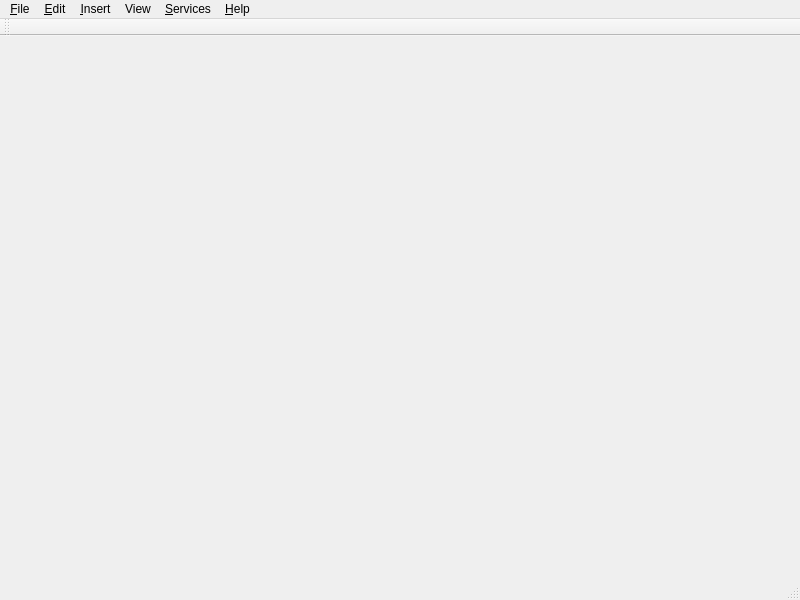
<ui version="4.0" >
 <class>MainWindow</class>
 <widget class="QMainWindow" name="MainWindow" >
  <property name="geometry" >
   <rect>
    <x>0</x>
    <y>0</y>
    <width>800</width>
    <height>600</height>
   </rect>
  </property>
  <property name="windowTitle" >
   <string>QTM [*]</string>
  </property>
  <property name="layoutDirection" >
   <enum>Qt::LeftToRight</enum>
  </property>
  <property name="toolButtonStyle" >
   <enum>Qt::ToolButtonTextUnderIcon</enum>
  </property>
  <widget class="QWidget" name="centralWidget" />
  <widget class="QMenuBar" name="menuBar" >
   <property name="geometry" >
    <rect>
     <x>0</x>
     <y>0</y>
     <width>800</width>
     <height>25</height>
    </rect>
   </property>
   <widget class="QMenu" name="menu_Edit" >
    <property name="title" >
     <string>&amp;Edit</string>
    </property>
    <widget class="QMenu" name="menuPaste_as" >
     <property name="title" >
      <string>Paste as ...</string>
     </property>
     <addaction name="actionMarked_paragraphs" />
     <addaction name="actionBlockquote_2" />
     <addaction name="actionMarkdown_blockquote" />
     <addaction name="actionUnordered_list_2" />
     <addaction name="actionOrdered_list" />
    </widget>
    <addaction name="action_Cut" />
    <addaction name="actionC_opy" />
    <addaction name="actionCopy_upload_location" />
    <addaction name="actionPaste" />
    <addaction name="actionTidy_paste" />
    <addaction name="menuPaste_as" />
    <addaction name="action_Undo" />
    <addaction name="action_Redo" />
    <addaction name="separator" />
    <addaction name="action_Find" />
    <addaction name="actionFind_again" />
    <addaction name="separator" />
    <addaction name="action_Font" />
    <addaction name="actionPreview_font" />
    <addaction name="actionConsole_font" />
    <addaction name="action_Bold" />
    <addaction name="action_Italic" />
    <addaction name="actionU_nderline" />
    <addaction name="actionBlockquote" />
    <addaction name="actionP_aragraph" />
    <addaction name="separator" />
    <addaction name="actionUnordered_list" />
    <addaction name="action_Ordered_list" />
   </widget>
   <widget class="QMenu" name="menu_Insert" >
    <property name="title" >
     <string>&amp;Insert</string>
    </property>
    <addaction name="action_Link" />
    <addaction name="actionLink_from_C_lipboard" />
    <addaction name="action_Self_link" />
    <addaction name="action_Auto_link" />
    <addaction name="actionI_mage" />
    <addaction name="actionIma_ge_from_Clipboard" />
    <addaction name="action_More" />
   </widget>
   <widget class="QMenu" name="menuView" >
    <property name="title" >
     <string>View</string>
    </property>
    <addaction name="action_View_Console" />
    <addaction name="actionView_Toolbar" />
    <addaction name="actionP_review" />
    <addaction name="separator" />
    <addaction name="action_BES" />
    <addaction name="actionC_ategories" />
    <addaction name="action_Show_Excerpt_window" />
    <addaction name="actionTechnorati_tags" />
    <addaction name="actionTrackback_pings" />
   </widget>
   <widget class="QMenu" name="menu_Services" >
    <property name="title" >
     <string>&amp;Services</string>
    </property>
    <addaction name="actionAdd_tag" />
    <addaction name="actionAdd_tag_from_clipboard" />
    <addaction name="action_Remove_tag" />
    <addaction name="separator" />
    <addaction name="actionAdd_trackback_ping" />
    <addaction name="actionAdd_ping_from_clip_board" />
    <addaction name="actionRe_move_ping" />
   </widget>
   <widget class="QMenu" name="menu_Help" >
    <property name="title" >
     <string>&amp;Help</string>
    </property>
    <addaction name="action_About" />
    <addaction name="actionAbout_Qt" />
    <addaction name="separator" />
    <addaction name="action_What_s_this" />
   </widget>
   <widget class="QMenu" name="menu_File" >
    <property name="title" >
     <string>&amp;File</string>
    </property>
    <addaction name="action_New" />
    <addaction name="action_Open" />
    <addaction name="actionOpen_recent" />
    <addaction name="action_Save" />
    <addaction name="actionSave_As" />
    <addaction name="actionSave_all" />
    <addaction name="action_Export" />
    <addaction name="action_Upload" />
    <addaction name="separator" />
    <addaction name="actionPrint" />
    <addaction name="actionRefresh_blog_list" />
    <addaction name="actionRefresh_categories" />
    <addaction name="action_Blog_this" />
    <addaction name="actionStop_this_job" />
    <addaction name="actionSend_categories" />
    <addaction name="separator" />
    <addaction name="actionAccounts" />
    <addaction name="actionPr_eferences" />
    <addaction name="actionSave_blogs" />
    <addaction name="actionQuickpost_Templates" />
    <addaction name="actionClear_console" />
    <addaction name="action_Close" />
    <addaction name="actionClose_and_Delete" />
    <addaction name="separator" />
    <addaction name="actionE_xit" />
   </widget>
   <addaction name="menu_File" />
   <addaction name="menu_Edit" />
   <addaction name="menu_Insert" />
   <addaction name="menuView" />
   <addaction name="menu_Services" />
   <addaction name="menu_Help" />
  </widget>
  <widget class="QStatusBar" name="statusBar" />
  <widget class="QToolBar" name="toolBar" >
   <property name="windowTitle" >
    <string>Toolbar</string>
   </property>
   <property name="orientation" >
    <enum>Qt::Horizontal</enum>
   </property>
   <property name="toolButtonStyle" >
    <enum>Qt::ToolButtonIconOnly</enum>
   </property>
   <attribute name="toolBarArea" >
    <enum>TopToolBarArea</enum>
   </attribute>
   <attribute name="toolBarBreak" >
    <bool>false</bool>
   </attribute>
  </widget>
  <action name="action_New" >
   <property name="text" >
    <string>&amp;New</string>
   </property>
   <property name="shortcut" >
    <string>Ctrl+N</string>
   </property>
  </action>
  <action name="action_Save" >
   <property name="text" >
    <string>&amp;Save</string>
   </property>
   <property name="whatsThis" >
    <string>Save this entry to disk for editing or publication later</string>
   </property>
   <property name="shortcut" >
    <string>Ctrl+S</string>
   </property>
  </action>
  <action name="actionSave_As" >
   <property name="text" >
    <string>Sa&amp;ve As ...</string>
   </property>
  </action>
  <action name="action_Export" >
   <property name="text" >
    <string>&amp;Export ...</string>
   </property>
  </action>
  <action name="actionPrint" >
   <property name="enabled" >
    <bool>false</bool>
   </property>
   <property name="text" >
    <string>Print ...</string>
   </property>
   <property name="visible" >
    <bool>false</bool>
   </property>
  </action>
  <action name="actionP_review" >
   <property name="checkable" >
    <bool>true</bool>
   </property>
   <property name="text" >
    <string>Entry in p&amp;review</string>
   </property>
   <property name="whatsThis" >
    <string>Preview the entry in this window</string>
   </property>
  </action>
  <action name="action_Blog_this" >
   <property name="text" >
    <string>&amp;Blog this!</string>
   </property>
   <property name="whatsThis" >
    <string>Post this entry to the blog</string>
   </property>
  </action>
  <action name="actionAccounts" >
   <property name="text" >
    <string>&amp;Accounts ...</string>
   </property>
   <property name="shortcut" >
    <string>Ctrl+Shift+,</string>
   </property>
  </action>
  <action name="actionPr_eferences" >
   <property name="text" >
    <string>Pr&amp;eferences ...</string>
   </property>
   <property name="shortcut" >
    <string>Ctrl+,</string>
   </property>
  </action>
  <action name="action_Close" >
   <property name="text" >
    <string>&amp;Close</string>
   </property>
   <property name="shortcut" >
    <string>Ctrl+W</string>
   </property>
  </action>
  <action name="actionClose_and_Delete" >
   <property name="enabled" >
    <bool>false</bool>
   </property>
   <property name="text" >
    <string>Close and &amp;Delete</string>
   </property>
   <property name="visible" >
    <bool>false</bool>
   </property>
  </action>
  <action name="actionE_xit" >
   <property name="enabled" >
    <bool>true</bool>
   </property>
   <property name="text" >
    <string>&amp;Quit</string>
   </property>
  </action>
  <action name="action_Cut" >
   <property name="text" >
    <string>&amp;Cut</string>
   </property>
  </action>
  <action name="actionC_opy" >
   <property name="text" >
    <string>C&amp;opy</string>
   </property>
  </action>
  <action name="actionPaste" >
   <property name="text" >
    <string>Paste</string>
   </property>
  </action>
  <action name="action_Undo" >
   <property name="text" >
    <string>&amp;Undo</string>
   </property>
  </action>
  <action name="action_Redo" >
   <property name="text" >
    <string>&amp;Redo</string>
   </property>
  </action>
  <action name="action_Font" >
   <property name="text" >
    <string>Editor &amp;font ...</string>
   </property>
  </action>
  <action name="action_Bold" >
   <property name="text" >
    <string>&amp;Bold</string>
   </property>
   <property name="whatsThis" >
    <string>Make the selected text bold</string>
   </property>
  </action>
  <action name="action_Italic" >
   <property name="text" >
    <string>&amp;Italic</string>
   </property>
   <property name="whatsThis" >
    <string>Italicise the selected text</string>
   </property>
  </action>
  <action name="actionU_nderline" >
   <property name="text" >
    <string>U&amp;nderline</string>
   </property>
   <property name="whatsThis" >
    <string>Underline the selected text</string>
   </property>
  </action>
  <action name="actionP_aragraph" >
   <property name="text" >
    <string>P&amp;aragraph</string>
   </property>
  </action>
  <action name="action_Link" >
   <property name="text" >
    <string>&amp;Link ...</string>
   </property>
   <property name="whatsThis" >
    <string>Inserts a link to another page, the location to be specified now</string>
   </property>
  </action>
  <action name="actionLink_from_C_lipboard" >
   <property name="text" >
    <string>Link from C&amp;lipboard</string>
   </property>
  </action>
  <action name="actionI_mage" >
   <property name="text" >
    <string>I&amp;mage ...</string>
   </property>
   <property name="whatsThis" >
    <string>Insert an image into the text, the location, alignment and alternate text to be specified now</string>
   </property>
  </action>
  <action name="actionIma_ge_from_Clipboard" >
   <property name="text" >
    <string>Ima&amp;ge from Clipboard</string>
   </property>
  </action>
  <action name="action_More" >
   <property name="text" >
    <string>&amp;More</string>
   </property>
   <property name="whatsThis" >
    <string>Set this as the end of the main entry (which appears on the index) and the beginning of the extended entry (which appears when you click More, Extended entry or view the entry on its own page).</string>
   </property>
  </action>
  <action name="action_About" >
   <property name="text" >
    <string>&amp;About ...</string>
   </property>
  </action>
  <action name="actionAbout_Qt" >
   <property name="text" >
    <string>About &amp;Qt ...</string>
   </property>
  </action>
  <action name="action_What_s_this" >
   <property name="text" >
    <string>&amp;What's this?</string>
   </property>
  </action>
  <action name="action_Quit" >
   <property name="text" >
    <string>Quit</string>
   </property>
  </action>
  <action name="actionRefresh_categories" >
   <property name="text" >
    <string>Refresh cate&amp;gories</string>
   </property>
   <property name="whatsThis" >
    <string>Refresh the category list</string>
   </property>
  </action>
  <action name="actionRefresh_blog_list" >
   <property name="text" >
    <string>Re&amp;fresh blog list</string>
   </property>
  </action>
  <action name="action_View_Console" >
   <property name="checkable" >
    <bool>true</bool>
   </property>
   <property name="text" >
    <string>&amp;Console</string>
   </property>
   <property name="whatsThis" >
    <string>The console displays the raw code that QTM sends to your blog management system.</string>
   </property>
   <property name="shortcutContext" >
    <enum>Qt::WidgetShortcut</enum>
   </property>
  </action>
  <action name="actionFile" >
   <property name="text" >
    <string>File ...</string>
   </property>
  </action>
  <action name="actionEntry" >
   <property name="text" >
    <string>Entries ...</string>
   </property>
  </action>
  <action name="action_Open" >
   <property name="text" >
    <string>&amp;Open ...</string>
   </property>
   <property name="whatsThis" >
    <string>Load a saved entry from the disk</string>
   </property>
   <property name="shortcut" >
    <string>Ctrl+O</string>
   </property>
  </action>
  <action name="actionView_Toolbar" >
   <property name="checkable" >
    <bool>true</bool>
   </property>
   <property name="checked" >
    <bool>true</bool>
   </property>
   <property name="text" >
    <string>&amp;Toolbar</string>
   </property>
  </action>
  <action name="action_Show_Excerpt_window" >
   <property name="checkable" >
    <bool>false</bool>
   </property>
   <property name="checked" >
    <bool>false</bool>
   </property>
   <property name="text" >
    <string>E&amp;xcerpt</string>
   </property>
  </action>
  <action name="actionC_ategories" >
   <property name="text" >
    <string>C&amp;ategories</string>
   </property>
  </action>
  <action name="action_BES" >
   <property name="text" >
    <string>&amp;Basic entry settings</string>
   </property>
  </action>
  <action name="actionTechnorati_tags" >
   <property name="text" >
    <string>Tec&amp;hnorati tags</string>
   </property>
  </action>
  <action name="actionAdd_tag" >
   <property name="text" >
    <string>&amp;Add tag ...</string>
   </property>
  </action>
  <action name="actionAdd_tag_from_clipboard" >
   <property name="text" >
    <string>Add tag from clipboard</string>
   </property>
  </action>
  <action name="action_Remove_tag" >
   <property name="text" >
    <string>&amp;Remove tag</string>
   </property>
  </action>
  <action name="actionPreview_font" >
   <property name="text" >
    <string>Preview font ...</string>
   </property>
   <property name="whatsThis" >
    <string>Set the font to be used when previewing an entry</string>
   </property>
  </action>
  <action name="actionBlockquote" >
   <property name="text" >
    <string>Blockquote</string>
   </property>
   <property name="whatsThis" >
    <string>Mark the selected text as a block of quoted text</string>
   </property>
  </action>
  <action name="actionConsole_font" >
   <property name="text" >
    <string>Console font ...</string>
   </property>
  </action>
  <action name="actionQuickpost_Templates" >
   <property name="text" >
    <string>Quickpost &amp;Templates ...</string>
   </property>
  </action>
  <action name="actionTrackback_pings" >
   <property name="text" >
    <string>Trackback &amp;pings</string>
   </property>
  </action>
  <action name="actionAdd_trackback_ping" >
   <property name="text" >
    <string>Add trackback &amp;ping ...</string>
   </property>
  </action>
  <action name="actionAdd_ping_from_clip_board" >
   <property name="text" >
    <string>Add ping from clip&amp;board</string>
   </property>
  </action>
  <action name="actionRe_move_ping" >
   <property name="text" >
    <string>Re&amp;move ping</string>
   </property>
  </action>
  <action name="action_Self_link" >
   <property name="text" >
    <string>&amp;Self link</string>
   </property>
   <property name="whatsThis" >
    <string>Make a link out of this text (which has to be a location in itself)</string>
   </property>
  </action>
  <action name="actionStop_this_job" >
   <property name="text" >
    <string>Abort this &amp;job</string>
   </property>
  </action>
  <action name="actionUnordered_list" >
   <property name="text" >
    <string>Unordered &amp;list</string>
   </property>
  </action>
  <action name="action_Ordered_list" >
   <property name="text" >
    <string>&amp;Ordered list</string>
   </property>
  </action>
  <action name="actionMarked_paragraphs" >
   <property name="text" >
    <string>Marked paragraphs</string>
   </property>
  </action>
  <action name="actionBlockquote_2" >
   <property name="text" >
    <string>Blockquote</string>
   </property>
  </action>
  <action name="actionUnordered_list_2" >
   <property name="text" >
    <string>Unordered list</string>
   </property>
  </action>
  <action name="actionOrdered_list" >
   <property name="text" >
    <string>Ordered list</string>
   </property>
  </action>
  <action name="actionMarkdown_blockquote" >
   <property name="text" >
    <string>Markdown blockquote</string>
   </property>
  </action>
  <action name="actionSend_categories" >
   <property name="text" >
    <string>Update this post's cate&amp;gories</string>
   </property>
   <property name="whatsThis" >
    <string>Tell your blog system what categories you want this post to be in</string>
   </property>
  </action>
  <action name="action_Upload" >
   <property name="text" >
    <string>&amp;Upload ...</string>
   </property>
  </action>
  <action name="actionCopy_upload_location" >
   <property name="text" >
    <string>Copy uploaded file's location</string>
   </property>
   <property name="visible" >
    <bool>false</bool>
   </property>
  </action>
  <action name="action_Auto_link" >
   <property name="text" >
    <string>&amp;Auto link</string>
   </property>
  </action>
  <action name="actionClear_console" >
   <property name="text" >
    <string>C&amp;lear console</string>
   </property>
  </action>
  <action name="action_Find" >
   <property name="text" >
    <string>&amp;Find ...</string>
   </property>
  </action>
  <action name="actionFind_again" >
   <property name="text" >
    <string>Find &amp;again ...</string>
   </property>
  </action>
  <action name="actionSave_blogs" >
   <property name="enabled" >
    <bool>false</bool>
   </property>
   <property name="text" >
    <string>Save blogs &amp;&amp; categories</string>
   </property>
   <property name="visible" >
    <bool>false</bool>
   </property>
  </action>
  <action name="actionSave_blogs_categories_2" >
   <property name="text" >
    <string>Save blogs &amp;&amp; categories</string>
   </property>
  </action>
  <action name="actionOpen_recent" >
   <property name="text" >
    <string>Open &amp;recent</string>
   </property>
  </action>
  <action name="actionTidy_paste" >
   <property name="text" >
    <string>Tidy paste</string>
   </property>
  </action>
  <action name="actionSave_all" >
   <property name="text" >
    <string>Save all ...</string>
   </property>
  </action>
 </widget>
 <resources/>
 <connections/>
</ui>
